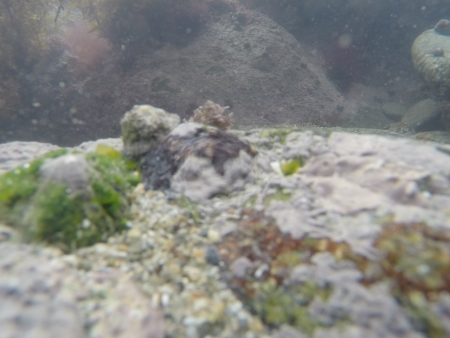
%> input picture left_450.jpg, 450 x 338 px
$ octave ARE_Stereovision.m   (GNU Octave 9; MATLAB toolbox functions it lacks are replaced by stand-ins)
%> lines starting %> are read from the running program, lines starting %| are printed output that depends on the picture
% Charge les images stéréo.
left = imread('left_450.jpg');
%> left is the input picture: size 338x450x3 uint8; mean R, G, B 133.6, 134.8, 130.1
right = imread('right_450.jpg');
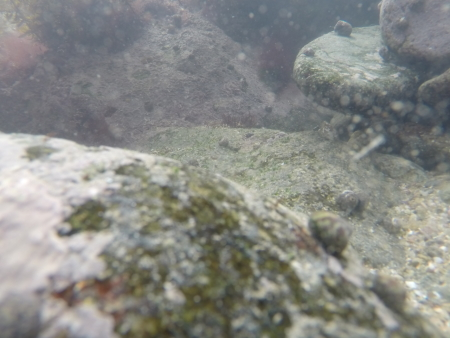
%> input picture right_450.jpg, 450 x 338 px
%> right is the input picture: size 338x450x3 uint8; mean R, G, B 136.8, 138, 134

% ====================================
%        "Basic Block Matching"
% ====================================
% Calculer la disparité à l'aide d'une correspondance de bloc
% de base avec une estimation de sous-pixel.

fprintf('Performing basic block matching...\n');

% On lance le minuteur
tic();

% Convertir les images de RVB grayscale
% en faisant la moyenne des trois canaux de couleur.
leftI = mean(left, 3);
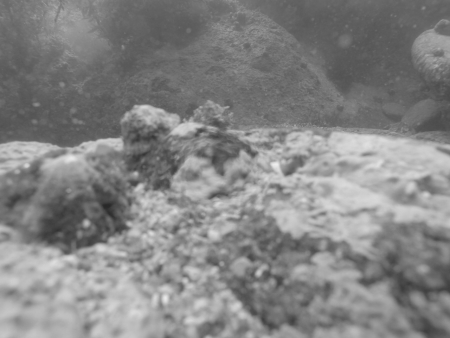
%> leftI: size 338x450 double; min 40, max 238, mean 132.8
rightI = mean(right, 3);

% DbasicSubpixel contiendra le résultat de la correspondance des blocs.
% Les valeurs seront en virgule flottante "simple précision" (32 bits).
DbasicSubpixel = zeros(size(leftI), 'single');

% Le "disparityRange" définit le nombre de pixels éloignés de l'emplacement du bloc
% dans la première image pour rechercher un bloc "correspondant" dans l'autre image.
disparityRange = 150;

% Définir la taille des blocs pour la correspondance des blocs.
halfBlockSize = 8;
blockSize = 2 * halfBlockSize + 1;

% Obtenir les dimensions de l'image
[imgHeight, imgWidth] = size(leftI);
%> imgHeight = 338; imgWidth = 450

% For each row 'm' of pixels in the image...
% On touche pas ici
%> (the run ends here)
